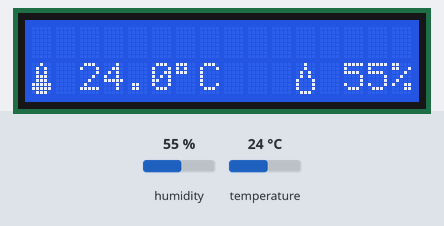
The sketch below on a simulated Arduino Uno, built with avr-gcc and run on an emulated ATmega328P. Parts: 16×2 character LCD. The inputs (shaded band) are chosen by the test bench; at power-on: humidity 55 %, temperature 24 °C.

Above: at 2.6 s.
2.7 s: humidity set to 22 %
At 4.9 s:
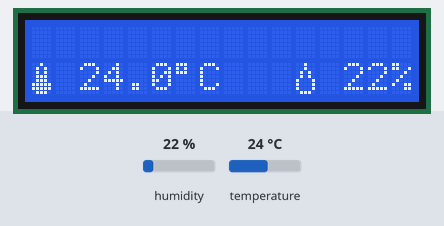
5.7 s: temperature set to 12 °C
At 6.7 s:
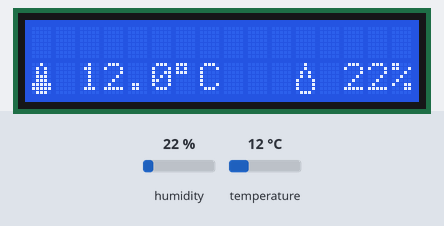
8.7 s: humidity set to 40 %
At 10.4 s:
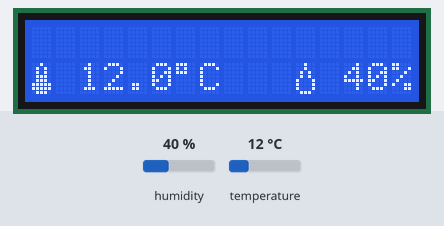
11.7 s: temperature set to 19 °C
At 13.3 s:
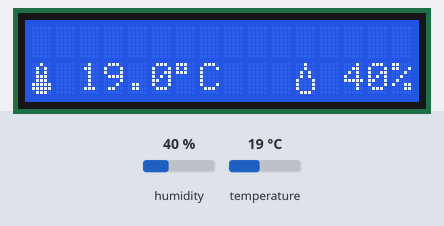
Timing chart, 0 to 14.8 s (numbered marks = the images above; inputs shaded):
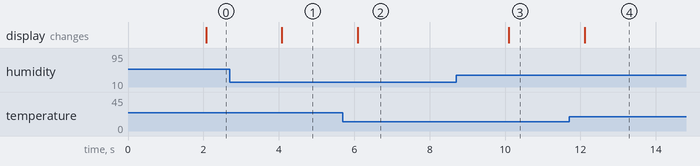

Measured:
- after the input at 2.7 s, the display: changes after 1.4 s (image 1)
- after the input at 5.7 s, the display: changes after 0.39 s (image 2)
- after the input at 8.7 s, the display: changes after 1.4 s (image 3)
- after the input at 11.7 s, the display: changes after 0.41 s (image 4)

The sketch:

Arduino-DHT22-LCDKeypad.ino
```cpp
// (licence header left out)
#include "DHT.h"
#include "LiquidCrystal.h"
#include <LCDKeypad.h>

#define DHTPIN 2     // what digital pin we're connected to
#define DHTTYPE DHT22   // DHT 22  (AM2302), AM2321

byte term[8] = //icon for termometer
{
    B00100,
    B01010,
    B01010,
    B01110,
    B01110,
    B11111,
    B11111,
    B01110
};

byte pic[8] = //icon for water droplet
{
    B00100,
    B00100,
    B01010,
    B01010,
    B10001,
    B10001,
    B10001,
    B01110,
};
DHT dht(DHTPIN, DHTTYPE);
LCDKeypad lcd;

void setup() {
  dht.begin();
  lcd.begin(16, 2);
  lcd.createChar(1,term);
  lcd.createChar(2,pic);
}

void loop() {
  get_sens();
}
void get_sens()
  {
  delay(2000);
  // Reading temperature or humidity takes about 250 milliseconds!
  // Sensor readings may also be up to 2 seconds 'old' (its a very slow sensor)
  int h = dht.readHumidity();
  // Read temperature as Celsius (the default)
  float t = dht.readTemperature();

  lcd.setCursor(0, 1);
  lcd.write(1);
  lcd.print(" ");
  lcd.print(t,1);
  lcd.print((char)223); //degree sign
  lcd.print("C   ");
  lcd.write(2);
  lcd.print(" ");
  lcd.print(h);
  lcd.print("%");
}
```
